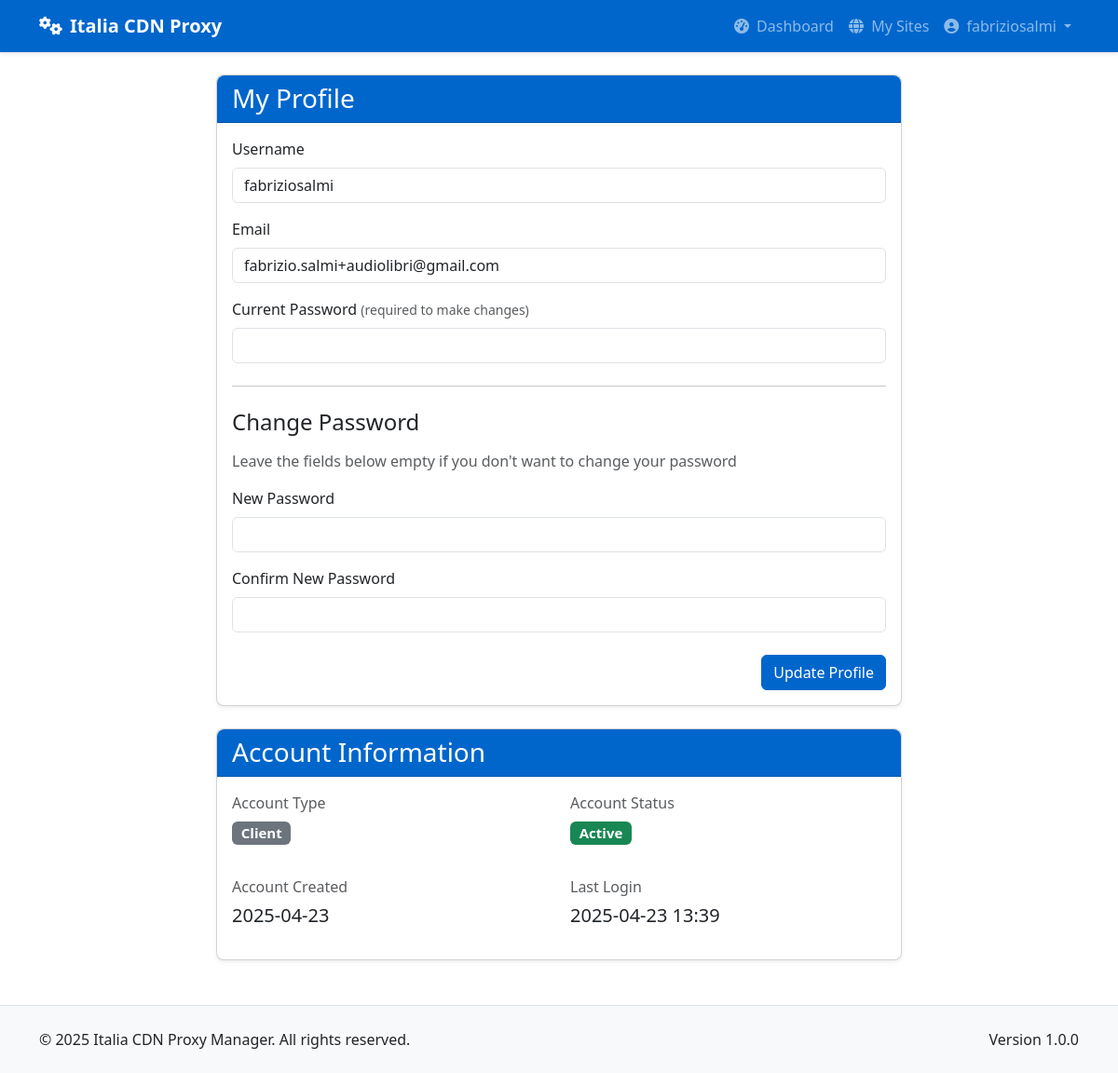
Page /auth/profile (signed in) on the committed database.
### app/models/models.py (models this page shows, shortened)
class User(db.Model):
    __tablename__ = 'users'
    id = db.Column(db.Integer, primary_key=True)
    username = db.Column(db.String(64), unique=True, index=True, nullable=False)
    email = db.Column(db.String(120), unique=True, index=True, nullable=False)
    password_hash = db.Column(db.String(128), nullable=False)
    role = db.Column(db.String(20), nullable=False, default='client')  # 'admin' or 'client'
    is_active = db.Column(db.Boolean, default=True)
    created_at = db.Column(db.DateTime, default=datetime.utcnow)
    last_login = db.Column(db.DateTime, nullable=True)
    sites = db.relationship('Site', backref='owner', lazy='dynamic')
    def is_admin(self):
        return self.role == 'admin'

### app/controllers/auth.py (the view, shortened to what this page needs)
@auth.route('/profile', methods=['GET', 'POST'])
@login_required
def profile():
    if request.method == 'GET':
        return render_template('auth/profile.html', user=current_user)

### app/models/__init__.py (called while the page is built)
@login_manager.user_loader
def load_user(user_id):
    return User.query.get(int(user_id))

### app/templates/auth/profile.html (shortened to what this page needs)
{% extends 'base.html' %}
{% block content %}
<div class="container py-4">
    <div class="row justify-content-center">
        <div class="col-lg-8">
            <div class="card shadow-sm mb-4">
                <div class="card-header bg-primary text-white">
                    <h3 class="card-title mb-0">My Profile</h3>
                </div>
                <div class="card-body">
                    <form method="POST" action="{{ url_for('auth.profile') }}">
                        <div class="mb-3">
                            <label for="username" class="form-label">Username</label>
                            <input type="text" class="form-control" id="username" name="username" value="{{ current_user.username }}" readonly>
                        </div>
                        <div class="mb-3">
                            <label for="email" class="form-label">Email</label>
                            <input type="email" class="form-control" id="email" name="email" value="{{ current_user.email }}" required>
                        </div>
                        <div class="mb-3">
                            <label for="current_password" class="form-label">Current Password <small class="text-muted">(required to make changes)</small></label>
                            <input type="password" class="form-control" id="current_password" name="current_password" required>
                        </div>
                        <hr class="my-4">
                        <h4 class="mb-3">Change Password</h4>
                        <p class="text-muted mb-3">Leave the fields below empty if you don't want to change your password</p>
                        <div class="mb-3">
                            <label for="new_password" class="form-label">New Password</label>
                            <input type="password" class="form-control" id="new_password" name="new_password">
                        </div>
                        <div class="mb-3">
                            <label for="confirm_password" class="form-label">Confirm New Password</label>
                            <input type="password" class="form-control" id="confirm_password" name="confirm_password">
                        </div>
                        <div class="d-grid gap-2 d-md-flex justify-content-md-end mt-4">
                            <button type="submit" class="btn btn-primary">Update Profile</button>
                        </div>
                    </form>
                </div>
            </div>
            <div class="card shadow-sm">
                <div class="card-header bg-primary text-white">
                    <h3 class="card-title mb-0">Account Information</h3>
                </div>
                <div class="card-body">
                    <div class="row mb-3">
                        <div class="col-md-6">
                            <p class="mb-1 text-muted">Account Type</p>
                            <p class="fs-5">
                                <span class="badge bg-{{ 'primary' if current_user.role == 'admin' else 'secondary' }}">
                                    {{ current_user.role|capitalize }}
                                </span>
                            </p>
                        </div>
                        <div class="col-md-6">
                            <p class="mb-1 text-muted">Account Status</p>
                            <p class="fs-5">
                                <span class="badge bg-{{ 'success' if current_user.is_active else 'danger' }}">
                                    {{ 'Active' if current_user.is_active else 'Inactive' }}
                                </span>
                            </p>
                        </div>
                    </div>
                    <div class="row">
                        <div class="col-md-6">
                            <p class="mb-1 text-muted">Account Created</p>
                            <p class="fs-5">{{ current_user.created_at.strftime('%Y-%m-%d') }}</p>
                        </div>
                        <div class="col-md-6">
                            <p class="mb-1 text-muted">Last Login</p>
                            <p class="fs-5">{{ current_user.last_login.strftime('%Y-%m-%d %H:%M') if current_user.last_login else 'Never' }}</p>
                        </div>
                    </div>
                </div>
            </div>
        </div>
    </div>
</div>
{% endblock %}

### app/templates/base.html (shortened to what this page needs)
<!DOCTYPE html>
<html lang="en">
<head>
    <link href="https://cdn.jsdelivr.net/npm/bootstrap@5.3.2/dist/css/bootstrap.min.css" rel="stylesheet">
    <link rel="stylesheet" href="https://cdnjs.cloudflare.com/ajax/libs/font-awesome/6.4.2/css/all.min.css">
</head>
<body>
    <header>
        <nav class="navbar navbar-expand-lg navbar-dark bg-primary">
            <div class="container">
                <a class="navbar-brand" href="/">
                    <i class="fas fa-cogs me-2"></i>Italia CDN Proxy
                </a>
                <div class="collapse navbar-collapse" id="navbarNav">
                    <ul class="navbar-nav ms-auto">
                        {% if current_user.is_authenticated %}
                            {% if current_user.is_admin() %}
                                <li class="nav-item">
                                    <a class="nav-link {% if request.endpoint == 'admin.dashboard' %}active{% endif %}" href="{{ url_for('admin.dashboard') }}">
                                        <i class="fas fa-tachometer-alt me-1"></i> Dashboard
                                    </a>
                                </li>
                                <li class="nav-item">
                                    <a class="nav-link {% if 'admin.list_users' in request.endpoint %}active{% endif %}" href="{{ url_for('admin.list_users') }}">
                                        <i class="fas fa-users me-1"></i> Users
                                    </a>
                                </li>
                                <li class="nav-item">
                                    <a class="nav-link {% if 'admin.list_nodes' in request.endpoint %}active{% endif %}" href="{{ url_for('admin.list_nodes') }}">
                                        <i class="fas fa-server me-1"></i> Nodes
                                    </a>
                                </li>
                                <li class="nav-item">
                                    <a class="nav-link {% if 'admin.list_sites' in request.endpoint %}active{% endif %}" href="{{ url_for('admin.list_sites') }}">
                                        <i class="fas fa-globe me-1"></i> Sites
                                    </a>
                                </li>
                                <li class="nav-item">
                                    <a class="nav-link {% if request.endpoint == 'admin.deployment_logs' %}active{% endif %}" href="{{ url_for('admin.deployment_logs') }}">
                                        <i class="fas fa-history me-1"></i> Logs
                                    </a>
                                </li>
                                <li class="nav-item dropdown">
                                    <a class="nav-link dropdown-toggle" href="#" id="adminToolsDropdown" role="button" data-bs-toggle="dropdown" aria-expanded="false">
                                        <i class="fas fa-tools me-1"></i> Admin Tools
                                    </a>
                                    <ul class="dropdown-menu dropdown-menu-end" aria-labelledby="adminToolsDropdown">
                                        <li>
                                            <a class="dropdown-item" href="{{ url_for('admin.system_logs') }}">
                                                <i class="fas fa-clipboard-list me-2"></i> System Logs
                                            </a>
                                        </li>
                                        <li>
                                            <a class="dropdown-item text-danger" href="{{ url_for('admin.system_reset') }}">
                                                <i class="fas fa-exclamation-triangle me-2"></i> System Reset
                                            </a>
                                        </li>
                                    </ul>
                                </li>
                            {% else %}
                                <li class="nav-item">
                                    <a class="nav-link {% if request.endpoint == 'client.dashboard' %}active{% endif %}" href="{{ url_for('client.dashboard') }}">
                                        <i class="fas fa-tachometer-alt me-1"></i> Dashboard
                                    </a>
                                </li>
                                <li class="nav-item">
                                    <a class="nav-link {% if 'client.list_sites' in request.endpoint %}active{% endif %}" href="{{ url_for('client.list_sites') }}">
                                        <i class="fas fa-globe me-1"></i> My Sites
                                    </a>
                                </li>
                            {% endif %}
                            <li class="nav-item dropdown">
                                <a class="nav-link dropdown-toggle" href="#" id="userDropdown" role="button" data-bs-toggle="dropdown" aria-expanded="false">
                                    <i class="fas fa-user-circle me-1"></i> {{ current_user.username }}
                                </a>
                            </li>
                        {% endif %}
                    </ul>
                </div>
            </div>
        </nav>
    </header>
    <main>
        {% block content %}{% endblock %}
    </main>
    <footer class="bg-light py-4 mt-auto border-top">
        <div class="container">
            <div class="row">
                <div class="col-md-6 text-center text-md-start">
                    <p class="mb-0">&copy; 2025 Italia CDN Proxy Manager. All rights reserved.</p>
                </div>
                <div class="col-md-6 text-center text-md-end">
                    <p class="mb-0">Version 1.0.0</p>
                </div>
            </div>
        </div>
    </footer>
</body>
</html>

### app/templates/base.html (style rules this page uses)
body { min-height: 100vh; display: flex; flex-direction: column; }
main { flex: 1; }
.navbar-brand { font-weight: 700; }
.navbar { box-shadow: 0 2px 4px rgba(0, 0, 0, 0.1); }
.card { border-radius: 0.5rem; box-shadow: 0 4px 6px rgba(0, 0, 0, 0.05); margin-bottom: 1.5rem; }
.card-header { border-top-left-radius: 0.5rem !important; border-top-right-radius: 0.5rem !important; }
.btn-primary { background-color: #0066CC; border-color: #0066CC; }
.bg-primary { background-color: #0066CC !important; }

### rows in the picture
User: username "fabriziosalmi", email "fabrizio.salmi+audiolibri@gmail.com", role "Client", is_active "Active", created_at "2025-04-23", last_login "2025-04-23 13:39"
